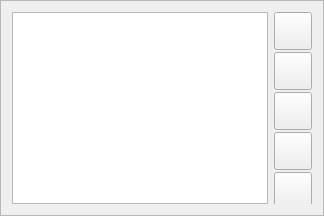
      <widget class="QFrame" name="cadreDroit">
       <property name="sizePolicy">
        <sizepolicy hsizetype="Expanding" vsizetype="Expanding">
         <horstretch>1</horstretch>
         <verstretch>0</verstretch>
        </sizepolicy>
       </property>
       <property name="frameShape">
        <enum>QFrame::StyledPanel</enum>
       </property>
       <layout class="QHBoxLayout" name="horizontalLayout_3">
        <item>
         <widget class="QTextBrowser" name="navigateurArticle">
          <property name="tabChangesFocus">
           <bool>true</bool>
          </property>
          <property name="openLinks">
           <bool>false</bool>
          </property>
         </widget>
        </item>
        <item>
         <widget class="QWidget" name="widget_3" native="true">
          <property name="minimumSize">
           <size>
            <width>38</width>
            <height>0</height>
           </size>
          </property>
          <widget class="QToolButton" name="boutonAvancerHistorique">
           <property name="geometry">
            <rect>
             <x>0</x>
             <y>40</y>
             <width>38</width>
             <height>38</height>
            </rect>
           </property>
           <property name="iconSize">
            <size>
             <width>32</width>
             <height>32</height>
            </size>
           </property>
          </widget>
          <widget class="QToolButton" name="boutonReculerHistorique">
           <property name="geometry">
            <rect>
             <x>0</x>
             <y>0</y>
             <width>38</width>
             <height>38</height>
            </rect>
           </property>
           <property name="iconSize">
            <size>
             <width>32</width>
             <height>32</height>
            </size>
           </property>
          </widget>
          <widget class="QToolButton" name="boutonAgrandirTexte">
           <property name="geometry">
            <rect>
             <x>0</x>
             <y>120</y>
             <width>38</width>
             <height>38</height>
            </rect>
           </property>
           <property name="iconSize">
            <size>
             <width>32</width>
             <height>32</height>
            </size>
           </property>
          </widget>
          <widget class="QToolButton" name="boutonReduireTexte">
           <property name="geometry">
            <rect>
             <x>0</x>
             <y>160</y>
             <width>38</width>
             <height>38</height>
            </rect>
           </property>
           <property name="iconSize">
            <size>
             <width>32</width>
             <height>32</height>
            </size>
           </property>
          </widget>
          <widget class="QToolButton" name="boutonExporter">
           <property name="geometry">
            <rect>
             <x>0</x>
             <y>320</y>
             <width>38</width>
             <height>38</height>
            </rect>
           </property>
           <property name="toolTip">
            <string>Exporter l'article</string>
           </property>
           <property name="iconSize">
            <size>
             <width>32</width>
             <height>32</height>
            </size>
           </property>
           <property name="popupMode">
            <enum>QToolButton::InstantPopup</enum>
           </property>
          </widget>
          <widget class="QToolButton" name="boutonImprimer">
           <property name="geometry">
            <rect>
             <x>0</x>
             <y>360</y>
             <width>38</width>
             <height>38</height>
            </rect>
           </property>
           <property name="iconSize">
            <size>
             <width>32</width>
             <height>32</height>
            </size>
           </property>
          </widget>
          <widget class="QToolButton" name="boutonCopier">
           <property name="geometry">
            <rect>
             <x>0</x>
             <y>280</y>
             <width>38</width>
             <height>38</height>
            </rect>
           </property>
           <property name="iconSize">
            <size>
             <width>32</width>
             <height>32</height>
            </size>
           </property>
          </widget>
          <widget class="QToolButton" name="boutonAfficherPleinEcran">
           <property name="geometry">
            <rect>
             <x>0</x>
             <y>200</y>
             <width>38</width>
             <height>38</height>
            </rect>
           </property>
           <property name="iconSize">
            <size>
             <width>32</width>
             <height>32</height>
            </size>
           </property>
          </widget>
          <widget class="QToolButton" name="boutonAfficherFlexion">
           <property name="geometry">
            <rect>
             <x>0</x>
             <y>80</y>
             <width>38</width>
             <height>38</height>
            </rect>
           </property>
           <property name="iconSize">
            <size>
             <width>32</width>
             <height>32</height>
            </size>
           </property>
          </widget>
          <widget class="QToolButton" name="boutonChercherTousLesArticles">
           <property name="geometry">
            <rect>
             <x>0</x>
             <y>240</y>
             <width>38</width>
             <height>38</height>
            </rect>
           </property>
           <property name="iconSize">
            <size>
             <width>32</width>
             <height>32</height>
            </size>
           </property>
          </widget>
          <widget class="QToolButton" name="boutonChampLecture">
           <property name="geometry">
            <rect>
             <x>0</x>
             <y>400</y>
             <width>38</width>
             <height>38</height>
            </rect>
           </property>
           <property name="icon">
            <iconset resource="ressources.qrc">
             <normaloff>:/icones/U.B.K. Eternal Sledge Hammer.png</normaloff>:/icones/U.B.K. Eternal Sledge Hammer.png</iconset>
           </property>
           <property name="iconSize">
            <size>
             <width>32</width>
             <height>32</height>
            </size>
           </property>
           <property name="popupMode">
            <enum>QToolButton::InstantPopup</enum>
           </property>
          </widget>
         </widget>
        </item>
       </layout>
      </widget>
